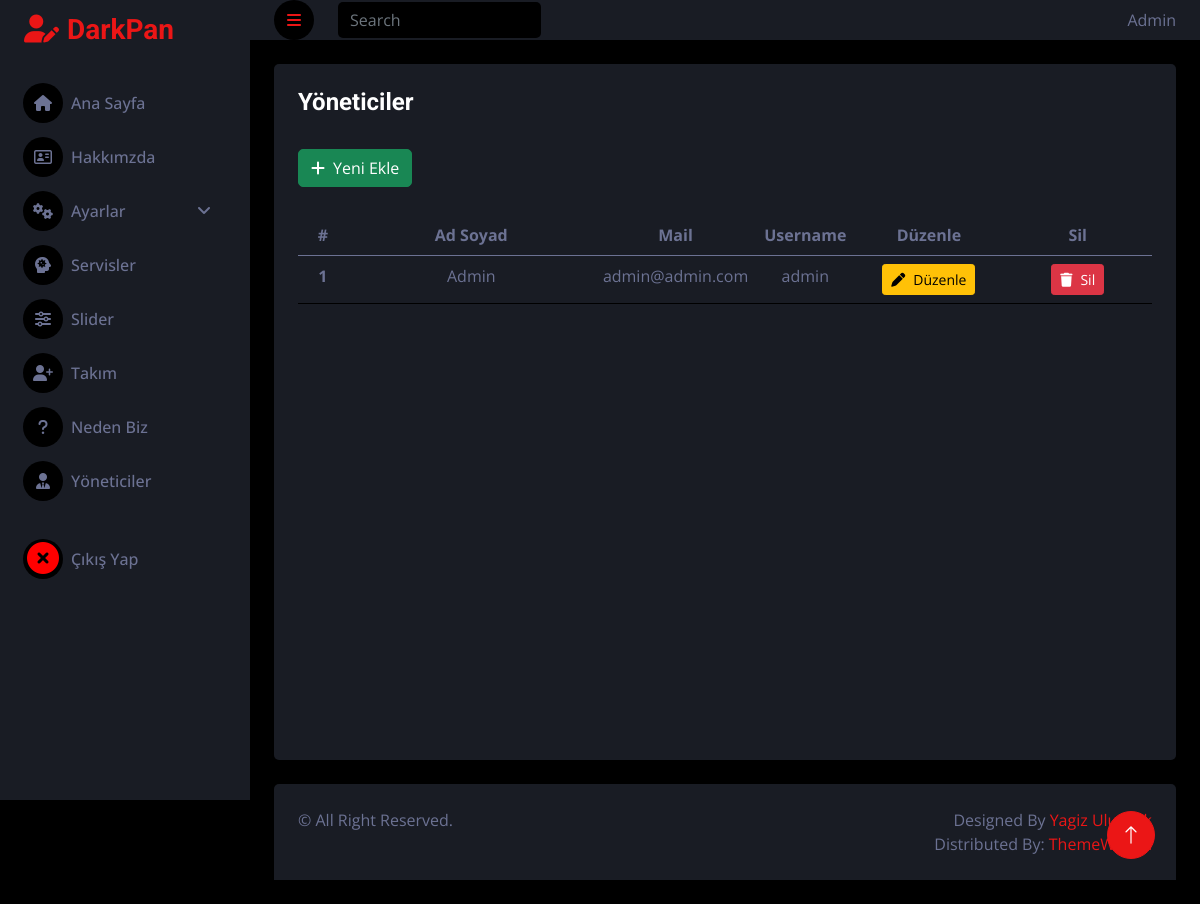
The app's page /admin/pages/yonetici.php (signed in) with its own data.
### tables this page shows
CREATE TABLE `yonetici` (
  `yonetici_id` int(11) NOT NULL,
  `yonetici_adsoyad` varchar(100) NOT NULL,
  `yonetici_mail` varchar(255) NOT NULL,
  `yonetici_username` varchar(255) NOT NULL,
  `yonetici_password` varchar(255) NOT NULL
);

### admin/controller/yonetici.controller.php (called while the page is built, shortened)
<?php
    $Veri = new Veri();
    $VeriGetir = $Veri->veriGetir("yonetici");
?>

### admin/classes/functions.class.php (called while the page is built, shortened)
<?php
class Veri extends Db
{
    private $tablolar = ['slider','servis','hakkimizda', 'nedenbiz', 'takim', 'ayar', 'yonetici', 'modul'];
    public function veriGetir($tablo_Ad)
    {
        if(in_array($tablo_Ad, $this->tablolar)){
            $this->tablo_ad = $tablo_Ad;
            $query = "SELECT * FROM ".$this->tablo_ad;
            $stmt = $this->connect()->prepare($query);
            $stmt->execute();
            return $stmt->fetchAll();
        }
        else{
            echo "Girdiğiniz Tablo Adı Mevcut değildur.";
        }
    }
}
?>

### admin/classes/db.class.php (called while the page is built)
<?php
class Db
{
    private $host = "localhost";
    private $username = "root";
    private $password = "";
    private $dbname = "kurumsal-tanitim";
    protected function connect()
    {
        try
        {
            $dsn = "mysql:host=".$this->host.";dbname=".$this->dbname;
            $pdo = new PDO($dsn,$this->username,$this->password);
            $pdo->setAttribute(PDO::ATTR_ERRMODE, PDO::ERRMODE_EXCEPTION);
            $pdo->setAttribute(PDO::ATTR_DEFAULT_FETCH_MODE, PDO::FETCH_OBJ);
            return $pdo;
        }
        catch(PDOException $e)
        {
            echo "Bağlantı Hatası: ".$e->getMessage();
        }
    }
}
?>

### admin/pages/yonetici.php (the view, shortened to what this page needs)
<?php
require_once('../classes/db.class.php');
include "../classes/functions.class.php";
include "../inc/_header.php";
include "../controller/yonetici.controller.php";
?>
<?php
if(!isset($_SESSION["yonetici_username"]))
{
    header("location:login.php");
}
else
{
    ?>
        <body>
            <div class="container-fluid position-relative d-flex p-0">
                <?php include "../inc/_sidebar.php";?>
                <div class="content">
                    <?php include "../inc/_navbar.php";?>
                    <div class="container-fluid pt-4 px-4">
                        <div class="row g-4" style="min-height: 90vh;">
                            <div class="col-sm-12 col-xl-12">
                                <div class="bg-secondary rounded h-100 p-4">
                                    <h4 style="margin-bottom: 32px;">Yöneticiler</h4>
                                    <a href="yonetici-ekle.php?islem=yoneticiEkle" class="btn btn-success mb-2"><i class="fa fa-plus me-2"></i>Yeni Ekle</a>
                                    <div class="table">
                                        <?php
                                        if($VeriGetir)
                                        {
                                            ?>
                                            <table class="table text-center" style="margin-top: 20px;">
                                                <thead>
                                                    <tr>
                                                        <th scope="col" style="width:50px;">#</th>
                                                        <th scope="col" style="width:250px;">Ad Soyad</th>
                                                        <th scope="col">Mail</th>
                                                        <th scope="col">Username</th>
                                                        <th scope="col" style="width:150px;">Düzenle</th>
                                                        <th scope="col" style="width:150px;">Sil</th>
                                                    </tr>
                                                </thead>
                                                    <tbody>
                                                        <?php
                                                        foreach($VeriGetir as $veri)
                                                        {
                                                            ?>
                                                            <tr>
                                                                <th scope="row"><?php echo $veri->yonetici_id?></th>
                                                                <td><?php echo $veri->yonetici_adsoyad?></td>
                                                                <td><?php echo $veri->yonetici_mail?></td>
                                                                <td><?php echo $veri->yonetici_username?></td>
                                                                <td><a href="./yonetici-duzenle.php?yonetici_id=<?php echo $veri->yonetici_id ?>&islem=yoneticiGuncelle" class="btn btn-warning btn-sm"><i class="fa fa-pen me-2"></i>Düzenle</a></td>
                                                                <td><a href="./yonetici.php?yonetici_id=<?php echo $veri->yonetici_id ?>&islem=yoneticiSil" class="btn btn-danger btn-sm"><i class="fa fa-trash me-2"></i>Sil</a></td>
                                                            </tr>
                                                            <?php
                                                        }
                                                        ?>
                                                    </tbody>
                                            </table>
                                            <?php
                                        }
                                        ?>
                                    </div>
                                </div>
                            </div>
                        </div>
                    </div>
                    <?php include "../inc/_footer.php";?>
                </div>
                <a href="#" class="btn btn-lg btn-primary btn-lg-square back-to-top">
                <i class="bi bi-arrow-up"></i>
                </a>
            </div>
        </body>
        </html>
    <?php
}
?>

### admin/css-js/style.css (style rules this page uses)
:root { --primary: #EB1616; --secondary: #191C24; --light: #6C7293; --dark: #000000; }
.back-to-top { position: fixed; display: none; right: 45px; bottom: 45px; z-index: 99; }
.btn { transition: .5s; }
.btn-lg-square { width: 48px; height: 48px; }
.btn-square, .btn-sm-square, .btn-lg-square { padding: 0; display: inline-flex; align-items: center; justify-content: center; font-weight: normal; border-radius: 50px; }
.content { margin-left: 250px; min-height: 100vh; background: var(--dark); transition: 0.5s; }
@media (min-width: 992px) { .content { width: calc(100% - 250px); } }

### records on screen
yonetici: yonetici_id "1", yonetici_adsoyad "Admin", yonetici_mail "admin@admin.com", yonetici_username "admin"

### other values on screen
$_SESSION["yonetici_adsoyad"] "Admin"
